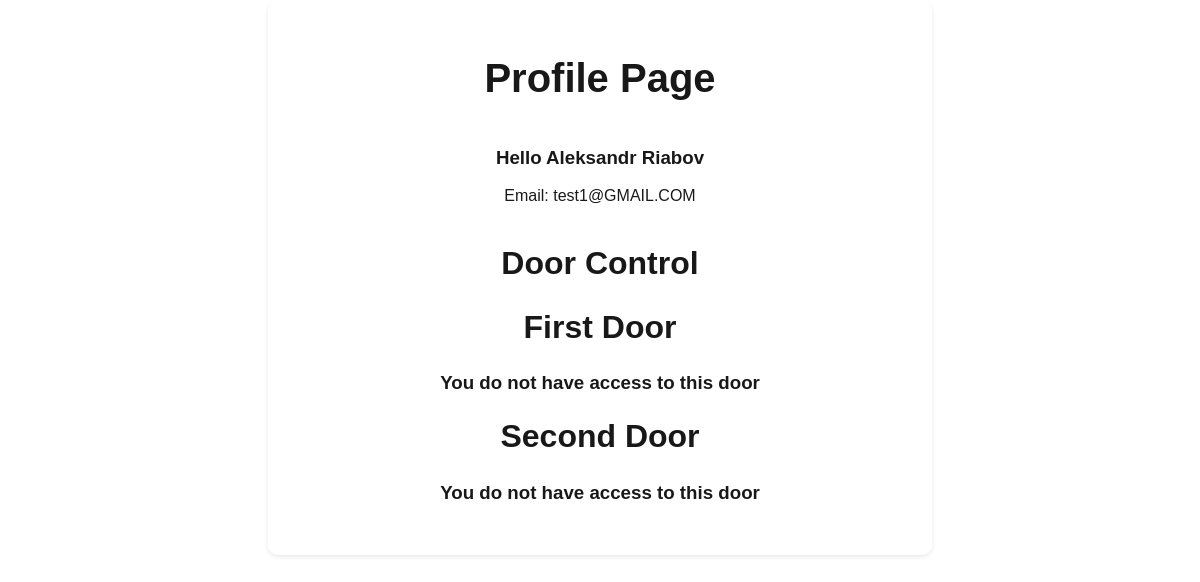
The app's page /profile (signed in), older data.
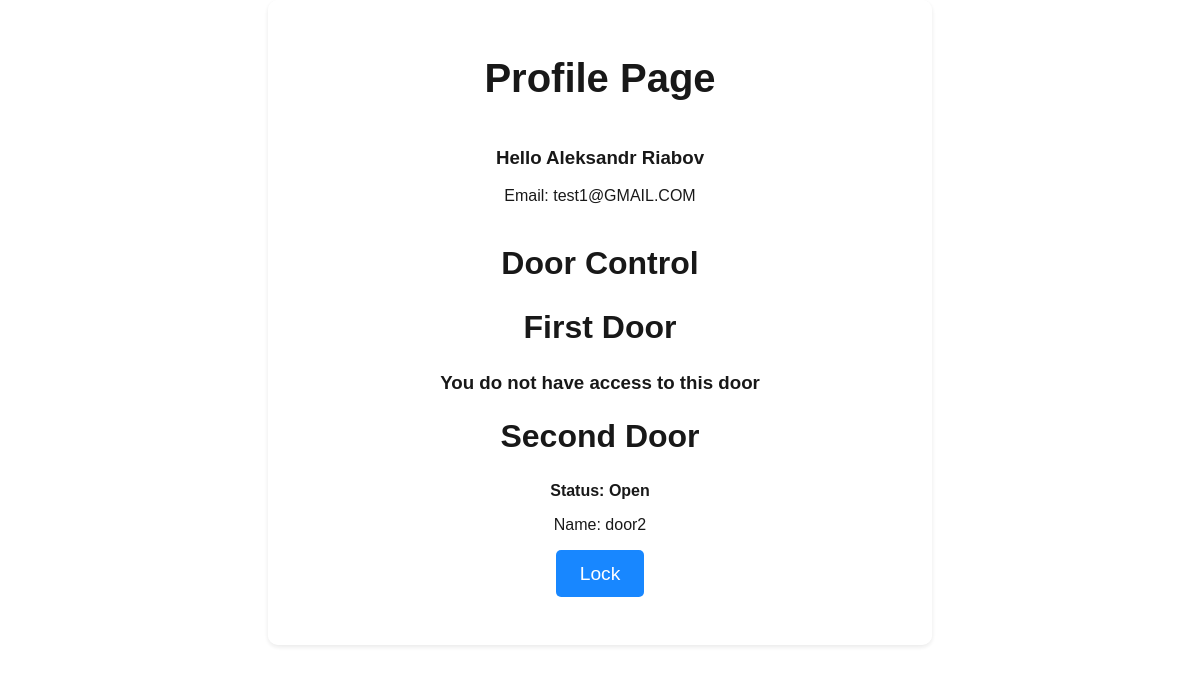
The same page, newer data.
### tables this page shows
CREATE TABLE doors (
  id INTEGER PRIMARY KEY AUTOINCREMENT,
  name TEXT NOT NULL,
  isOpen INTEGER DEFAULT 0 NOT NULL,
  lastUser TEXT,
  lastOpenTime TEXT
);

### app.py (the view)
@app.route('/profile')
def profile():
    if 'email' in session:
        conn = sqlite3.connect('./static/myapp.db')
        c = conn.cursor()
        co = conn.cursor()
        co.execute('SELECT * FROM users WHERE email = ?', (session['email'],))
        user = co.fetchone()
        c.execute('SELECT * FROM doors;',)
        doors = c.fetchall()
        conn.close()
        print(user[4])
        return render_template('profile.html', user=user,  doors=doors)
    else:
        return redirect(url_for('login'))

### templates/profile.html (shortened to what this page needs)
<!DOCTYPE html>
<html lang="en" class="indexBody">
<head>
    <link rel="stylesheet" href="/static/styless.css">
</head>
<body>
    <main>
    <div class="mainDivIndex">
        <h1>Profile Page</h1>
        {% if session['email'] %}
        <div class="profile-info">
            <div class="user-info">
                <h3>Hello {{ session['name'] }}</h3>
                <p>Email:  {{ session['email'] }}</p>
            </div>
        </div>
        <h2>Door Control</h2>
        {% if session %}
        <div class="door-control">
            {% for door in doors %}
                {% if user[4] == 1 and door[1] == 'door1' %}
                    <h2>First Door</h2>
                    <form method="POST" action="{{ url_for('change_door_state', door_id='door1') }}">
                        <label for="door1-status">Status: {{ "Open" if door[2] else "Closed" }} </label>
                        <br>
                        <p>Name: {{ door[1] }}</p>
                        <button type="submit" name="action" value="{{ 'lock' if door[2] else 'unlock' }}" class="buttonBlue">{{ "Lock" if door[2] else "Unlock" }}</button>
                    </form>
                {% elif user[4] != 1 and door[1] == 'door1' %}
                    <h2>First Door</h2>
                    <h3>You do not have access to this door</h3>
                {% endif %}
                {% if user[5] == 1 and door[1] == 'door2' %}
                    <h2>Second Door</h2>
                    <form method="POST" action="{{ url_for('change_door_state', door_id='door2') }}">
                        <label for="door2-status">Status: {{ "Open" if door[2] else "Closed" }} </label>
                        <br>
                        <p>Name: {{ door[1] }}</p>
                        <button type="submit" name="action" value="{{ 'lock' if door[2] else 'unlock' }}" class="buttonBlue">{{ "Lock" if door[2] else "Unlock" }}</button>
                    </form>
                {% elif user[5] != 1 and door[1] == 'door2' %}
                    <h2>Second Door</h2>
                    <h3>You do not have access to this door</h3>
                {% endif %}
            {% endfor %}
        </div>
        {% endif %}
        {% endif %}
    </div>
    </main>
</body>
</html>

Row changes from the older to the newer data that the page shows:
changed users "Aleksandr Riabov": door1 0 → 1 (drawn)
shown differently, row unchanged: doors: isOpen (not shown) → "Open"; name (not shown) → "door2"; isOpen (not shown) → "Lock"; text "You do not have access to this door" → "Status: Name:"
